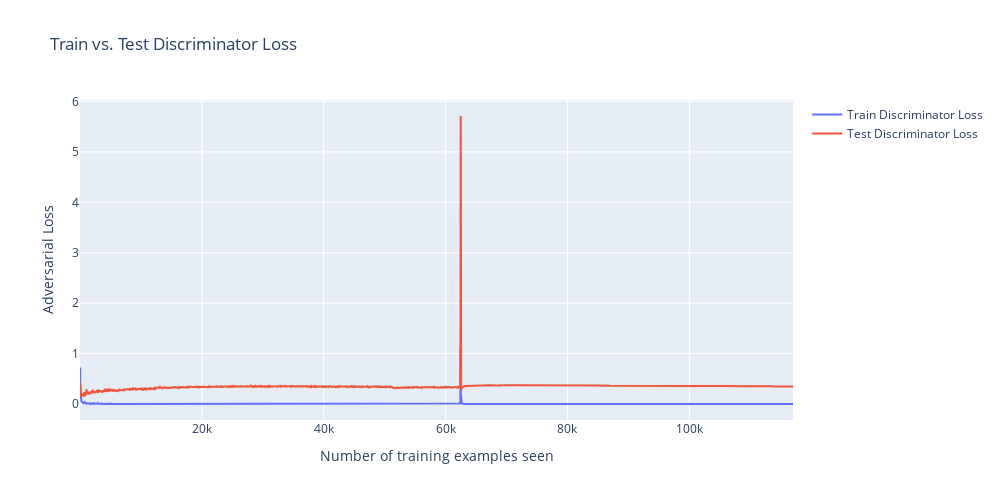

Notebook code for this chart:
### Code cell
fig = go.Figure()
fig.add_trace(go.Scatter(x=train_counter, y=train_disc_losses, mode='lines', name='Train Discriminator Loss'))
fig.add_trace(go.Scatter(x=test_counter, y=test_disc_losses, mode='lines', name='Test Discriminator Loss'))
# fig.add_trace(go.Scatter(x=test_counter, y=test_disc_losses, marker_symbol='star-diamond', 
#                          marker_color='orange', marker_line_width=1, marker_size=9, mode='markers', name='Test Discriminator Loss'))
fig.update_layout(
    width=1000,
    height=500,
    title="Train vs. Test Discriminator Loss",
    xaxis_title="Number of training examples seen",
    yaxis_title="Adversarial Loss"),
fig.show()

### Figure 1 — Plotly figure (JSON) as saved in the notebook; plotly's stock layout.template omitted (floating-point values rounded to 4 significant figures; data arrays with more than 128 entries replaced by an {"elided": "..."} marker saying what was removed)
{"data": [{"mode": "lines", "name": "Train Discriminator Loss", "type": "scatter", "x": {"elided": "9000 int values"}, "y": {"elided": "9000 float values"}}, {"mode": "lines", "name": "Test Discriminator Loss", "type": "scatter", "x": {"elided": "3000 int values"}, "y": {"elided": "3000 float values"}}], "layout": {"height": 500, "title": {"text": "Train vs. Test Discriminator Loss"}, "width": 1000, "xaxis": {"title": {"text": "Number of training examples seen"}}, "yaxis": {"title": {"text": "Adversarial Loss"}}}}
